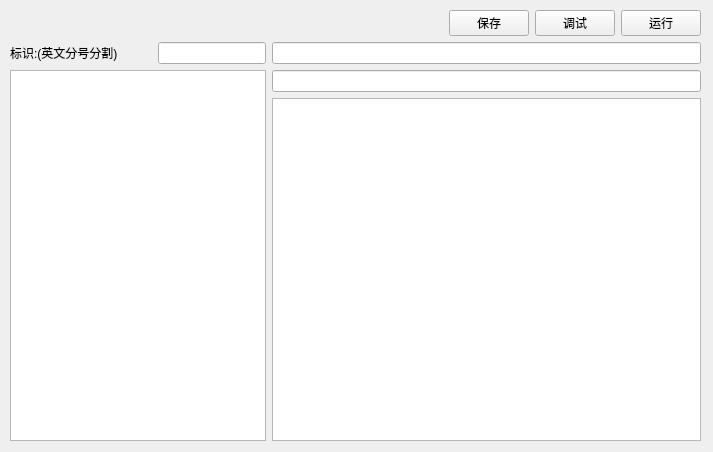
<?xml version="1.0" encoding="UTF-8"?>
<ui version="4.0">
 <class>Form</class>
 <widget class="QWidget" name="Form">
  <property name="geometry">
   <rect>
    <x>0</x>
    <y>0</y>
    <width>713</width>
    <height>452</height>
   </rect>
  </property>
  <property name="sizePolicy">
   <sizepolicy hsizetype="Expanding" vsizetype="Expanding">
    <horstretch>0</horstretch>
    <verstretch>0</verstretch>
   </sizepolicy>
  </property>
  <property name="windowTitle">
   <string>Form</string>
  </property>
  <widget class="QWidget" name="verticalLayoutWidget">
   <property name="geometry">
    <rect>
     <x>10</x>
     <y>10</y>
     <width>691</width>
     <height>431</height>
    </rect>
   </property>
   <layout class="QVBoxLayout" name="verticalLayout">
    <item>
     <layout class="QHBoxLayout" name="horizontalLayout">
      <item>
       <spacer name="horizontalSpacer">
        <property name="orientation">
         <enum>Qt::Horizontal</enum>
        </property>
        <property name="sizeHint" stdset="0">
         <size>
          <width>40</width>
          <height>20</height>
         </size>
        </property>
       </spacer>
      </item>
      <item>
       <widget class="QPushButton" name="save_button">
        <property name="text">
         <string>保存</string>
        </property>
       </widget>
      </item>
      <item>
       <widget class="QPushButton" name="case_debug">
        <property name="text">
         <string>调试</string>
        </property>
       </widget>
      </item>
      <item>
       <widget class="QPushButton" name="case_run">
        <property name="text">
         <string>运行</string>
        </property>
       </widget>
      </item>
     </layout>
    </item>
    <item>
     <layout class="QHBoxLayout" name="horizontalLayout_2">
      <item>
       <layout class="QVBoxLayout" name="verticalLayout_3">
        <item>
         <layout class="QHBoxLayout" name="horizontalLayout_3">
          <item>
           <widget class="QLabel" name="label">
            <property name="text">
             <string>标识:(英文分号分割)</string>
            </property>
           </widget>
          </item>
          <item>
           <widget class="QLineEdit" name="add_tag_names">
            <property name="sizePolicy">
             <sizepolicy hsizetype="Fixed" vsizetype="Fixed">
              <horstretch>0</horstretch>
              <verstretch>0</verstretch>
             </sizepolicy>
            </property>
           </widget>
          </item>
         </layout>
        </item>
        <item>
         <widget class="QListWidget" name="tag_list_widget">
          <property name="sizePolicy">
           <sizepolicy hsizetype="Fixed" vsizetype="Expanding">
            <horstretch>0</horstretch>
            <verstretch>0</verstretch>
           </sizepolicy>
          </property>
         </widget>
        </item>
       </layout>
      </item>
      <item>
       <layout class="QVBoxLayout" name="verticalLayout_2">
        <item>
         <widget class="QLineEdit" name="case_name_edit"/>
        </item>
        <item>
         <widget class="QLineEdit" name="id_line_edit"/>
        </item>
        <item>
         <widget class="QPlainTextEdit" name="case_content_text_edit"/>
        </item>
       </layout>
      </item>
     </layout>
    </item>
   </layout>
  </widget>
 </widget>
 <resources/>
 <connections/>
</ui>
